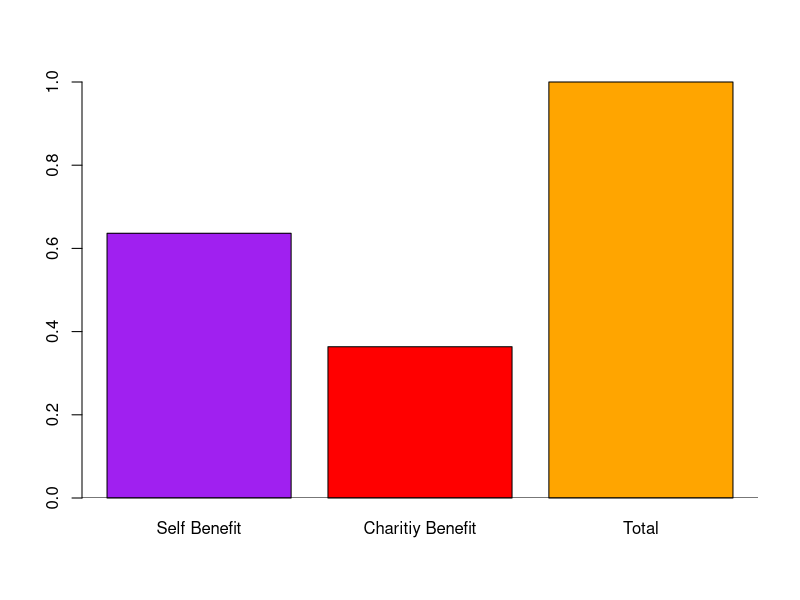
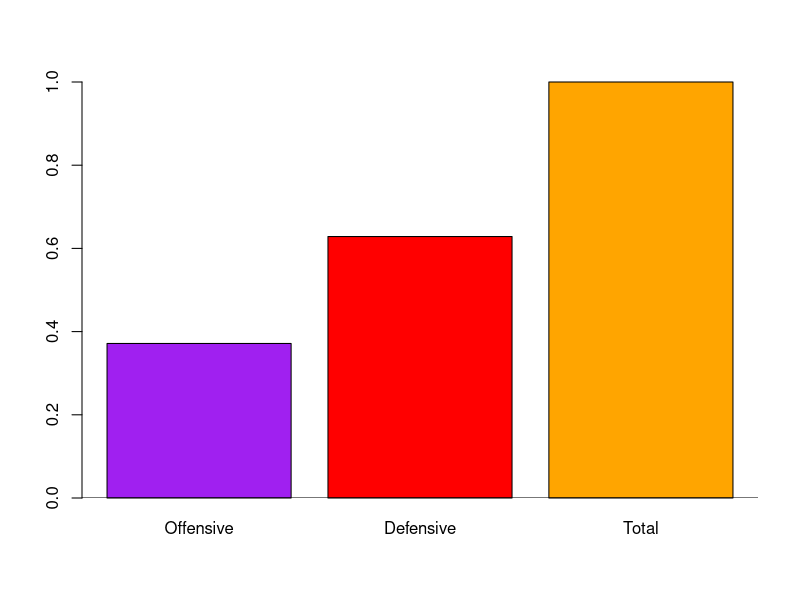
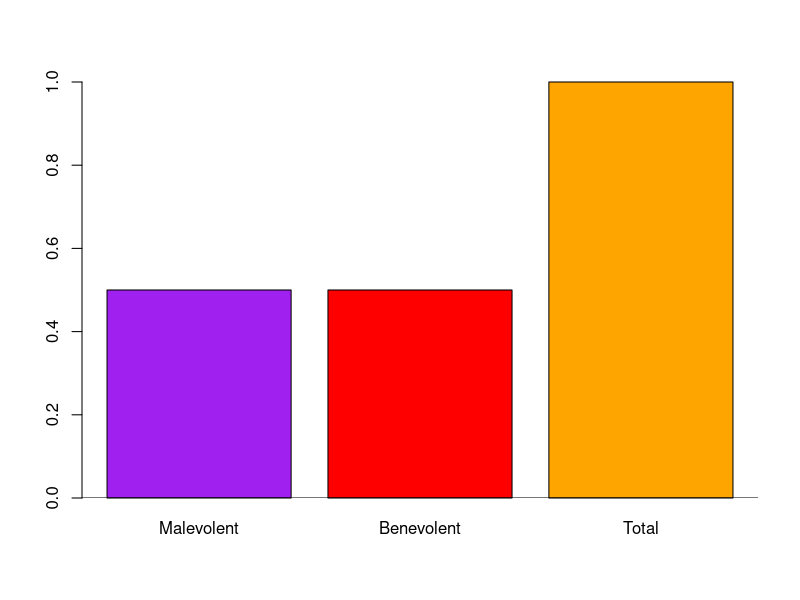
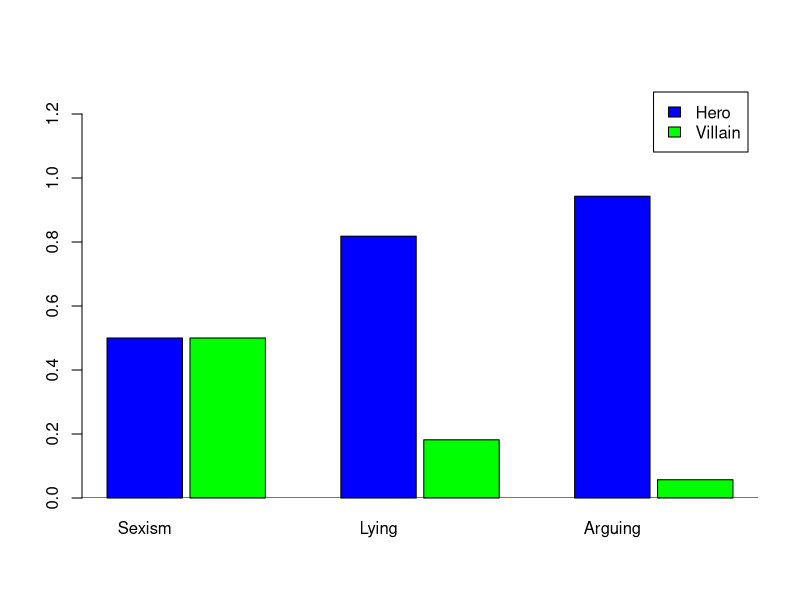
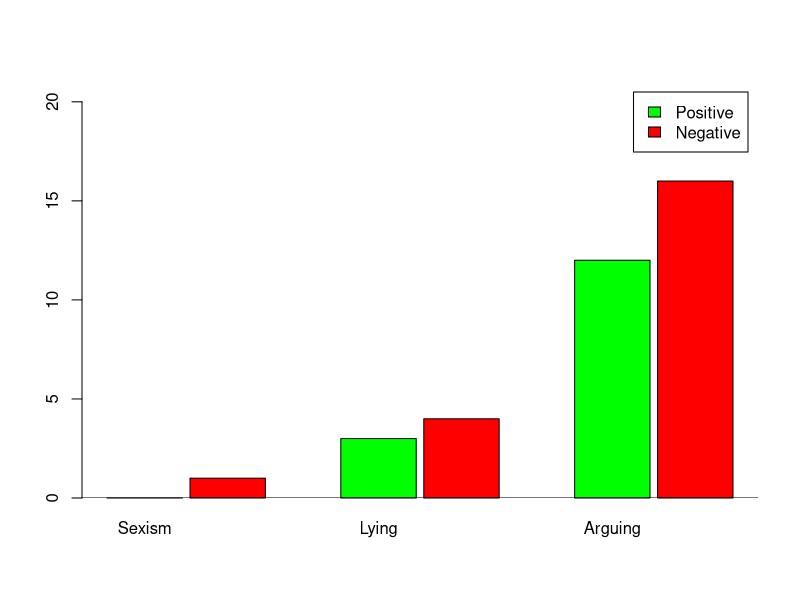

Write R code to recreate these figures, in order.
self.lying = 7
charity.lying = 4
lying = self.lying + charity.lying
lying.vec = c(self.lying/lying, charity.lying/lying, lying/lying)
barplot(lying.vec, names = c("Self Benefit", "Charitiy Benefit", "Total"),
      ylim = c(0, 1), col = c("purple", "red", "orange"))
abline(h = 0)
off.arguing = 13
def.arguing = 22
arguing = off.arguing+def.arguing
arguing.vec = c(off.arguing/arguing, def.arguing/arguing, arguing/arguing)
barplot(arguing.vec, names = c("Offensive", "Defensive", "Total"),
        ylim = c(0, 1), col = c("purple", "red", "orange"))
abline(h = 0)
bene.sex = 1
male.sex = 1
sexism = 2
sexism.vec = c(.5, .5, 1)
barplot(sexism.vec, names = c("Malevolent", "Benevolent", "Total"),
        ylim = c(0, 1), col = c("purple", "red", "orange"))
abline(h = 0)
sexism.hero = 1
sexism.villain = 1
lying.hero = 9
lying.villain = 2
arguing.hero = 33
arguing.villain = 2
sexismhv.vec = c(sexism.hero/sexism, sexism.villain/sexism)
lyinghv.vec = c(lying.hero/lying, lying.villain/lying)
arguinghv.vec = c(arguing.hero/arguing, arguing.villain/arguing)
barplot(c(sexismhv.vec, lyinghv.vec, arguinghv.vec), 
        beside = T, ylim = c(0, 1.3),
        space = c(1, .1, 1, .1, 1, .1),
        names = c("Sexism", "", "Lying", "", "Arguing", ""),
        col = c("blue", "green", "blue", "green", "blue", "green"),
        legend = c("Hero", "Villain"),
        cex.lab =2)
abline(h = 0)
pos.sex = 0
neg.sex = 1
pos.lying = 3
neg.lying = 4
pos.arguing = 12
neg.arguing = 16
barplot(c(pos.sex, neg.sex, pos.lying, neg.lying, pos.arguing, neg.arguing), 
        beside = T, ylim = c(0, 21),
        space = c(1, .1, 1, .1, 1, .1),
        names = c("Sexism", "", "Lying", "", "Arguing", ""),
        col = c("green", "red", "green", "red", "green", "red"),
        legend = c("Positive", "Negative"),
        cex.lab = 2)
abline(h = 0)
